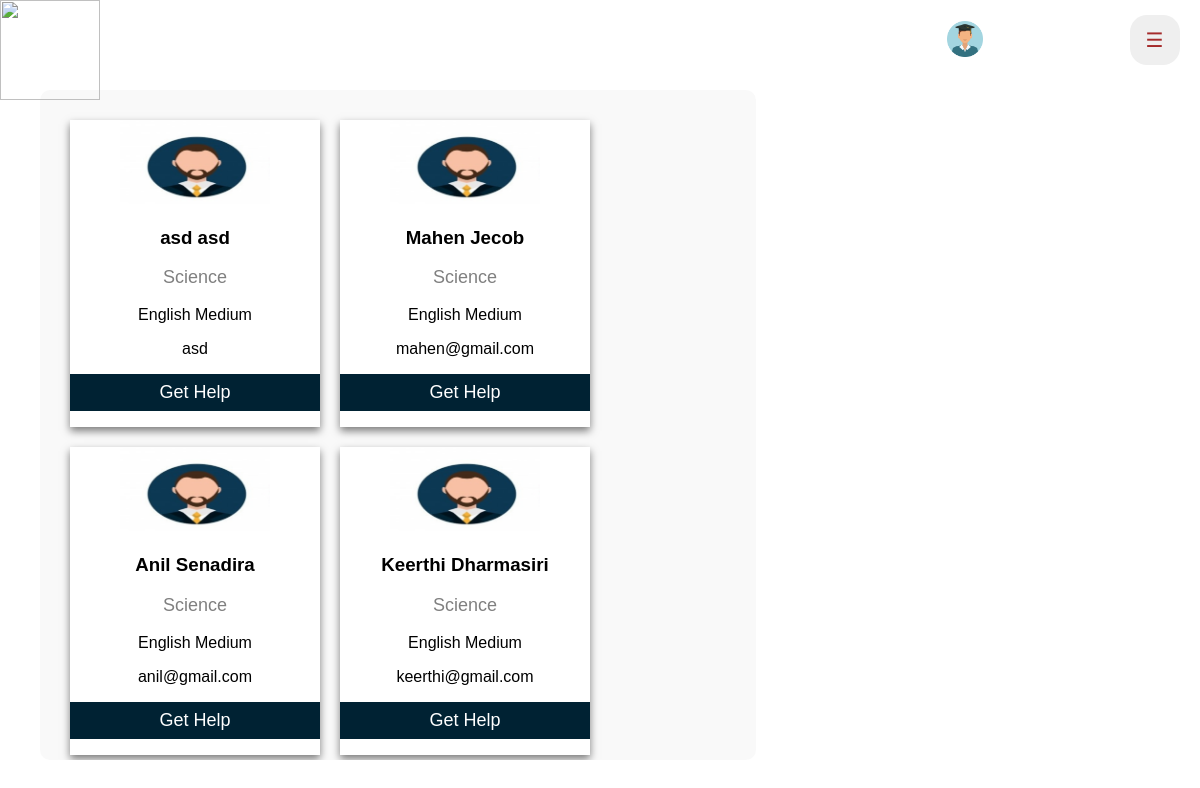
The app's page /htdocs/ISKOLE/Student/GetHelp/gethelp.php, older data.
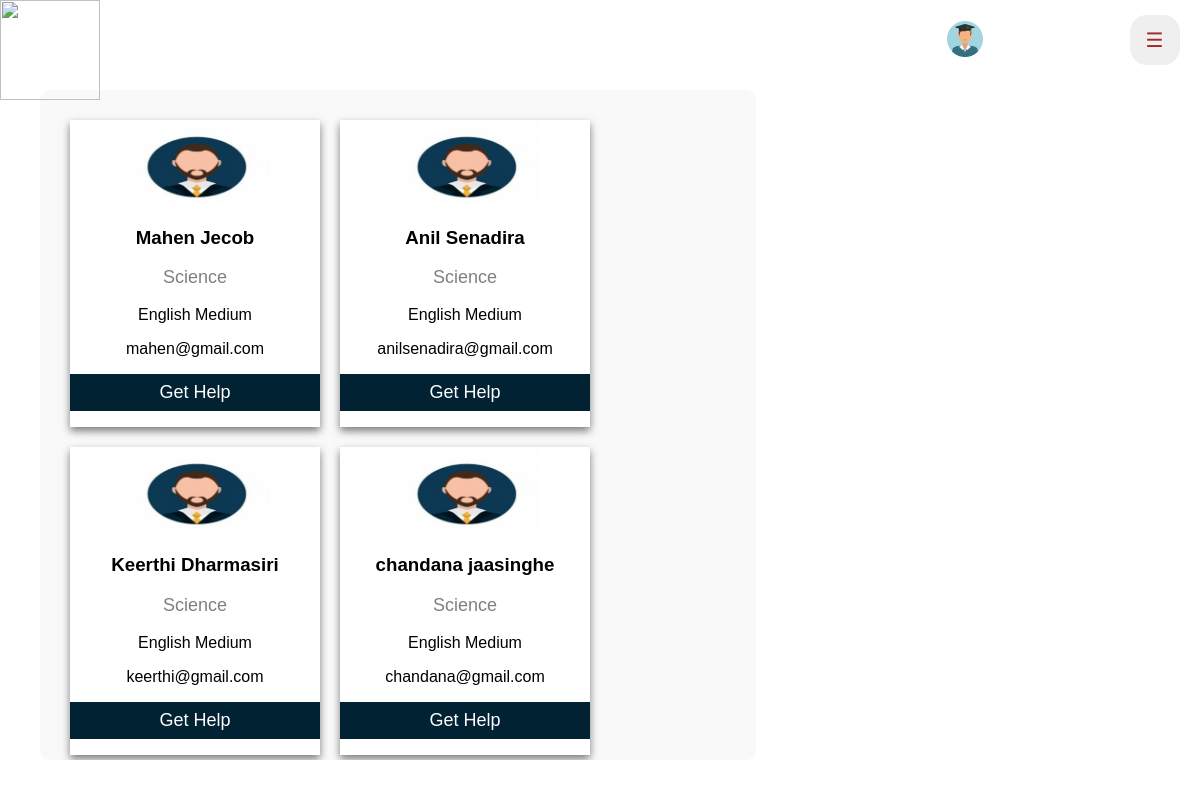
The same page, newer data.
### tables this page shows
CREATE TABLE `teacher` (
  `teacher_id` int(11) NOT NULL,
  `first_name` varchar(20) NOT NULL,
  `last_name` varchar(50) NOT NULL,
  `subject` varchar(20) NOT NULL,
  `medium` varchar(10) NOT NULL,
  `email` varchar(50) NOT NULL,
  `password` varchar(50) NOT NULL,
  `status` tinyint(1) NOT NULL,
  `availability` tinyint(1) NOT NULL
);

### htdocs/ISKOLE/Student/GetHelp/gethelp.php (the view, shortened to what this page needs)
<?php session_start();;
      include '../../connection.php';
?>
<!DOCTYPE html>
<html>
    <head>
        <link href="gethelp.css?v=<?php echo time()?>" rel="stylesheet" type="text/css">
        </head>
        <body>
          <nav class="navigation-bar">
            <img class="logo" src="logo.PNG" width="100" height="100">
            <a><button class="openbtn" onclick="openNav()">&#9776;</button></a>
            <a href="../../Profile/StuProfile.php">            <button class="name-button">
              <img class="avatar" src="../avatar.png">
              <div class="name-tag"><?php echo $_SESSION['fname']." ".$_SESSION['lname']; ?>
              <br>
              ?></div>
          </button></a>
        </nav>
    <div class="thread-container">
      <?php
        $dbQuery = "SELECT * FROM teacher";
        $result = mysqli_query($con, $dbQuery);
        if(!$result)
        {
         echo 'Could not load the data from database! ';
        }
        else
        {
         if(mysqli_num_rows($result) == 0)
         {
             echo 'No teachers in database yet.';
         }
         else
         {
             while($row = mysqli_fetch_assoc($result))
             {
                echo'
                   <div class="card">
                   <img src="teacher1.jpg" style="width: 60%">
                   <h3>'.$row['first_name'].' '.$row['last_name'].'</h3>
                   <p class="title">Science</p>
                   <p>English Medium</p>
                   <p>'.$row['email'].'</p>
                 <p><button id="button1" >Get Help</button></p>
             </div>';
            }
            }
          }
      ?>
      </div>
    </body>
</html>

### htdocs/ISKOLE/Student/GetHelp/gethelp.css (style rules this page uses)
body { margin: 0; padding: 0; background:url(gethelp.JPG) no-repeat; background-size: cover; height: 100vh; font-family: 'Arial'; }
.navigation-bar { width: 100%; height: 90px; background-color: rgba(0, 159, 174, 0.001); }
.navigation-bar > a { float: right; vertical-align: center; margin-right: 20px; height: 80px; line-height: 80px; overflow: hidden; }
.name-button { float: right; width: auto; height: 50px; border-radius: 30px; border-color: transparent; text-align: center; background-color: white; display: flex; padding: 5px 10px 5px 10px; margin-top: 14px; margin-right: 100px; cursor: pointer; }
.avatar { float: right; width: 36px; height: auto; }
.name-tag { width: auto; height: auto; border-radius:30px; border-color: transparent; font-size: 14px; color: rgb(13, 42, 102); font-family: 'Lucida Sans', 'Lucida Sans Regular', 'Lucida Grande', 'Lucida Sans Unicode', Geneva, Verdana, sans-serif; text-align: center; padding: 0 0 0 5px; margin-left: 5px; margin-right: 5px; margin-bottom: 5px; }
.openbtn { width: 50px; height: 50px; border: none; border-radius: 17px; padding-right: 7px; color: brown; font-size: 20px; transition-duration: 0.4s; }
.card { background: white; box-shadow: 0 4px 8px 0 rgba(0, 0, 0, 0.5); width: 250px; margin: 10px; text-align: center; position:static; box-sizing: border-box; }
.title { color: grey; font-size: 18px; }
#button1 { border: none; outline: 0; display: inline-block; padding: 8px; color: white; background-color: #002233; text-align: center; cursor: pointer; width: 100%; font-size: 18px; transition-duration: 0.4s; }
a { text-decoration: none; font-size: 22px; color: black; }
.thread-container { width:58%; height:650px; left: 5%; background-color: rgba(245, 245, 245, 0.61); margin-left:40px; padding-top: 20px; padding-left: 20px; display:flex; flex-wrap: wrap; flex: 0 0 19%; border-radius: 10px; align-items: center; overflow: scroll; }

Row changes from the older to the newer data that the page shows:
removed teacher: first_name "asd", last_name "asd", email "asd"
changed teacher "Anil": email "anil@gmail.com" → "anilsenadira@gmail.com"
now on this page (row edited): teacher: first_name "chandana", last_name "jaasinghe", email "chandana@gmail.com"
